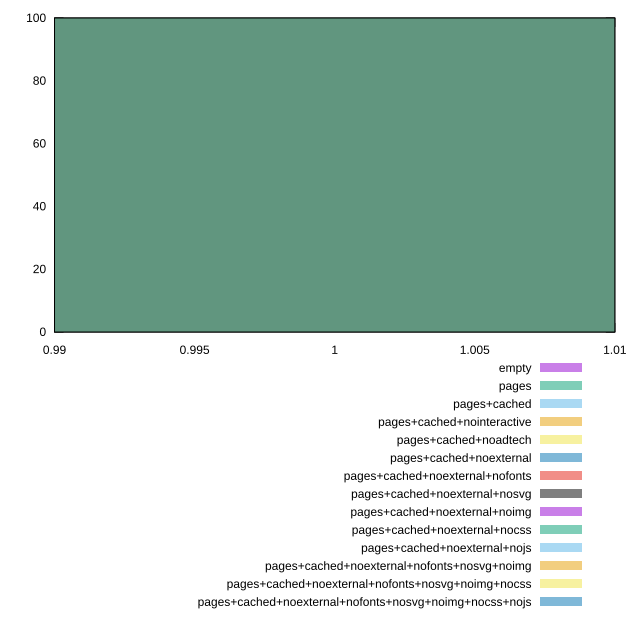

Generate this figure with gnuplot:
reset
set terminal svg size 640, 620
set output "reprap/uses-responsive-images/comparison/histogram/all_score.svg"

$empty <<EOF
1 100
EOF

$pages <<EOF
1 100
EOF

$pagesCached <<EOF
1 100
EOF

$pagesCachedNointeractive <<EOF
1 100
EOF

$pagesCachedNoadtech <<EOF
1 100
EOF

$pagesCachedNoexternal <<EOF
1 100
EOF

$pagesCachedNoexternalNofonts <<EOF
1 100
EOF

$pagesCachedNoexternalNosvg <<EOF
1 100
EOF

$pagesCachedNoexternalNoimg <<EOF
1 100
EOF

$pagesCachedNoexternalNocss <<EOF
1 100
EOF

$pagesCachedNoexternalNojs <<EOF
1 100
EOF

$pagesCachedNoexternalNofontsNosvgNoimg <<EOF
1 100
EOF

$pagesCachedNoexternalNofontsNosvgNoimgNocss <<EOF
1 100
EOF

$pagesCachedNoexternalNofontsNosvgNoimgNocssNojs <<EOF
1 100
EOF

set key outside below
set boxwidth 0.1
set yrange [0:100]
set style fill transparent solid 0.5 noborder

plot \
  $empty title "empty" with boxes, \
  $pages title "pages" with boxes, \
  $pagesCached title "pages+cached" with boxes, \
  $pagesCachedNointeractive title "pages+cached+nointeractive" with boxes, \
  $pagesCachedNoadtech title "pages+cached+noadtech" with boxes, \
  $pagesCachedNoexternal title "pages+cached+noexternal" with boxes, \
  $pagesCachedNoexternalNofonts title "pages+cached+noexternal+nofonts" with boxes, \
  $pagesCachedNoexternalNosvg title "pages+cached+noexternal+nosvg" with boxes, \
  $pagesCachedNoexternalNoimg title "pages+cached+noexternal+noimg" with boxes, \
  $pagesCachedNoexternalNocss title "pages+cached+noexternal+nocss" with boxes, \
  $pagesCachedNoexternalNojs title "pages+cached+noexternal+nojs" with boxes, \
  $pagesCachedNoexternalNofontsNosvgNoimg title "pages+cached+noexternal+nofonts+nosvg+noimg" with boxes, \
  $pagesCachedNoexternalNofontsNosvgNoimgNocss title "pages+cached+noexternal+nofonts+nosvg+noimg+nocss" with boxes, \
  $pagesCachedNoexternalNofontsNosvgNoimgNocssNojs title "pages+cached+noexternal+nofonts+nosvg+noimg+nocss+nojs" with boxes, \


reset
